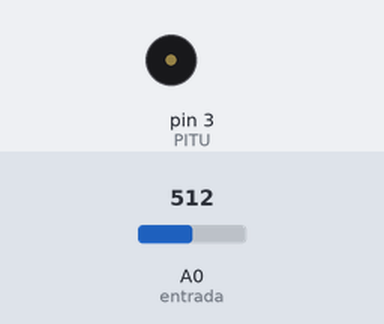
Simulated run of this sketch. Board: Arduino Uno, built with avr-gcc and run on an emulated ATmega328P. On the bench: buzzer (waves = sounding). Inputs (shaded band) come from the test bench; at power-on: A0 (entrada) = 512.

Above: at 6.3 s.
6.4 s: A0 (entrada) set to 0
At 12.2 s:
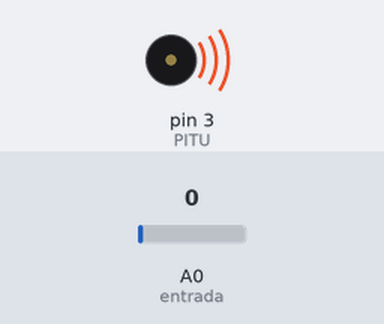
12.6 s: A0 (entrada) set to 122
At 16.9 s:
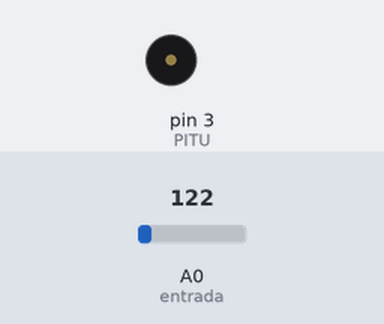
Timing chart, 0 to 27.9 s (numbered marks = the images above; inputs shaded):
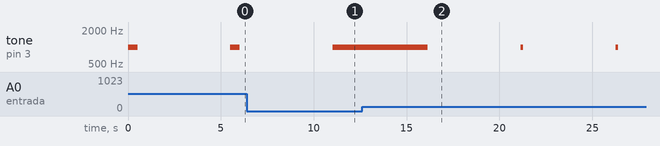

Measured:
- after the input at 6.4 s, tone on pin 3 (PITU): goes on until 11.0 s, then stays 1000 Hz
- after the input at 12.6 s, tone on pin 3 (PITU): alternates 1000 Hz for 0.12 s and silent for 5.0 s, starting after 3.5 s
- by itself, tone on pin 3 (PITU): alternates 1000 Hz for 0.51 s and silent for 5.0 s

The sketch:

PR3_EX4.1.ino
```cpp
const int PITU = 3;      // PIN 3
const int entrada = A0;  // ENTRADA A0
int POT;                 // VALOR POTENCIOMETRE
int T= 5000;             //TEMPS D'ESPERA

void setup()

  {

  pinMode(PITU, OUTPUT);   // PIN 3 SORTIDA ALTAVEU

   }


void loop()
{
  POT = analogRead(entrada);   // LECTURA POTENCIOMETRE
  tone(PITU, 1000, POT);    // FUNCIO PER FER SONAR EL ALTAVEU
  delay(POT + T);  // TEMPS D'ESPERA
}


//QUIM MORENO
```
